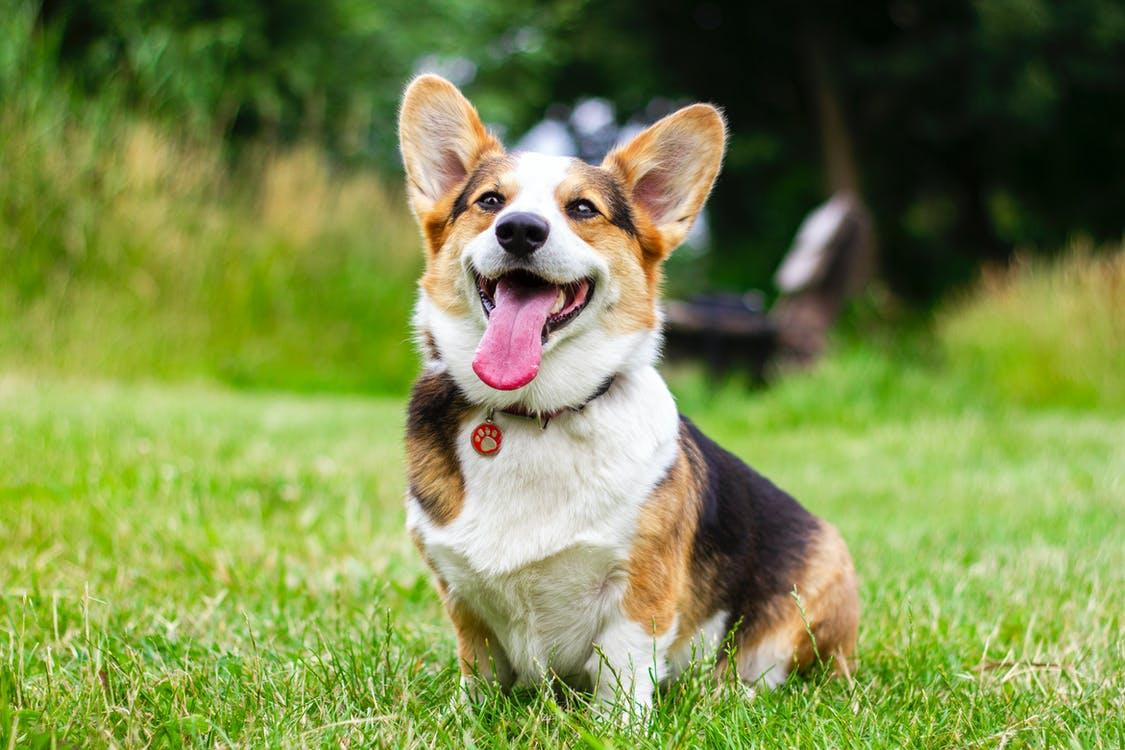
#> input picture dog.jpg, 1125 x 750 px
$ python 123.py
#> lines starting #> are read from the running program, lines starting #| are printed output that depends on the picture
import cv2
import numpy as np
from matplotlib import pyplot as plt

img = cv2.imread('dog.jpg', 0)
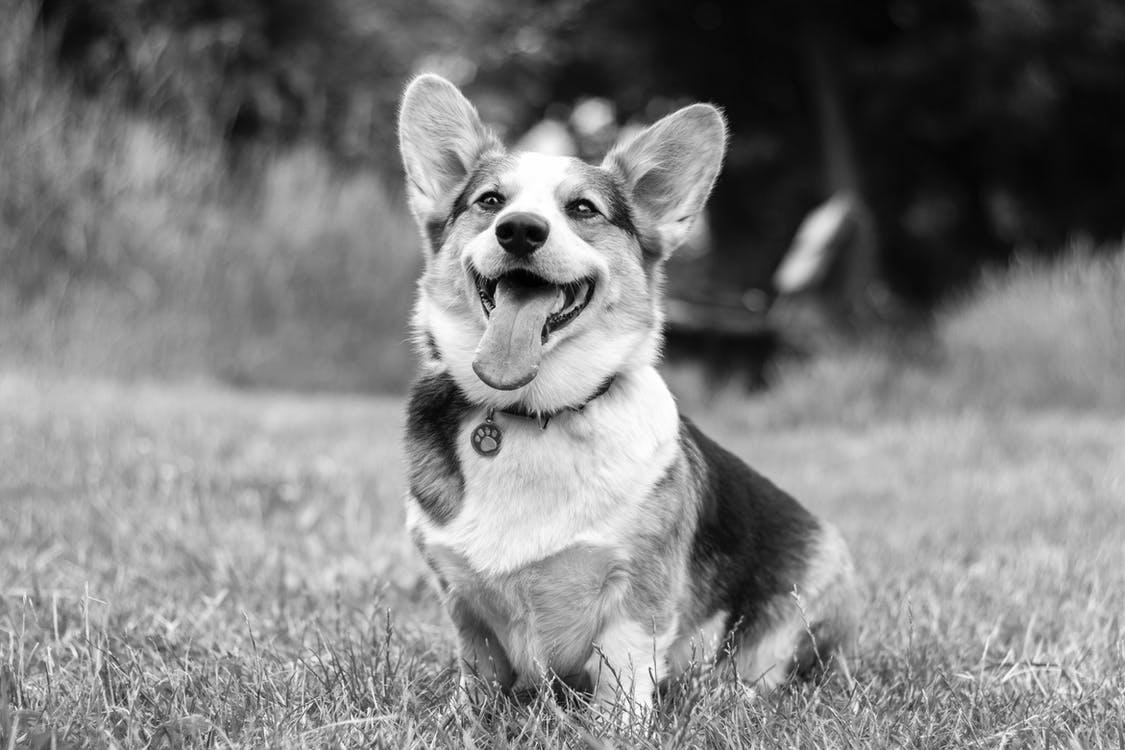
#> img: shape (750, 1125); min 0, max 255, mean 126.9

f = np.fft.fft2(img)

fshift = np.fft.fftshift(f)

result = 20*np.log(np.abs(fshift))
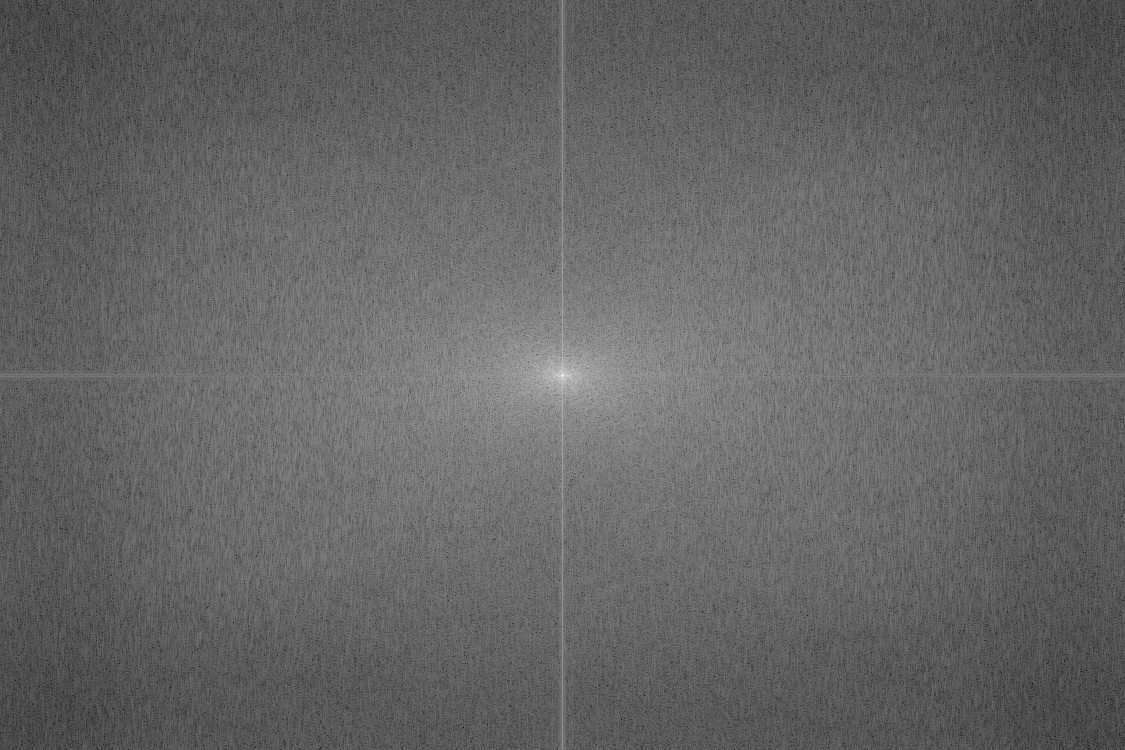
#> result: shape (750, 1125) float64; min 32, max 369.8, mean 166; drawn with min black and max white

plt.subplot(121)
plt.imshow(img, cmap='gray')
plt.title('original')
plt.axis('off')

plt.subplot(122)
plt.imshow(result, cmap='gray')
plt.title('result')
plt.axis('off')

plt.show()
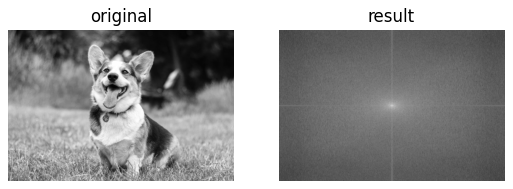
#> figure drawn by matplotlib, 2 panels

$ run again, with frogg.jpg copied over dog.jpg
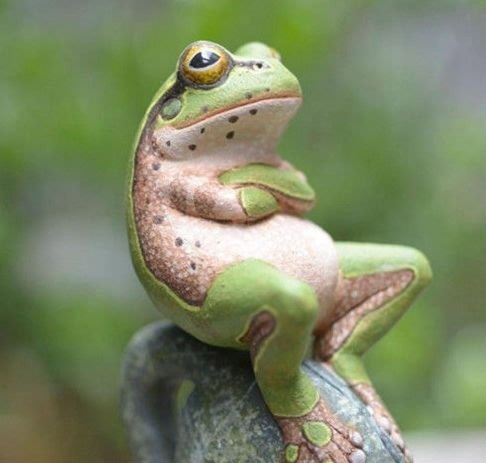
#> input picture frogg.jpg, 486 x 463 px
#> `result = 20*np.log(np.abs(fshift))`:
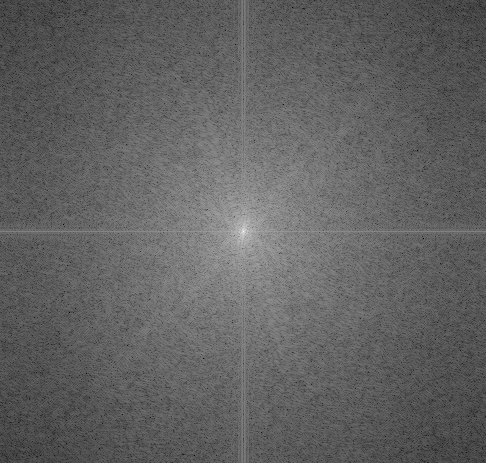
#> result: shape (463, 486) float64; min 17.14, max 343.6, mean 142.7; drawn with min black and max white
#> `plt.show()`:
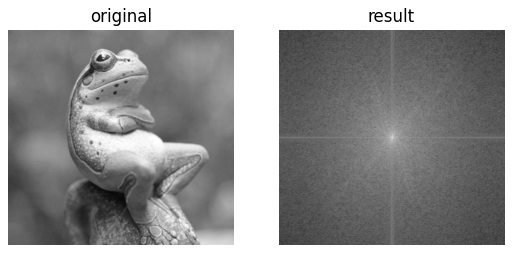
#> figure drawn by matplotlib, 2 panels
